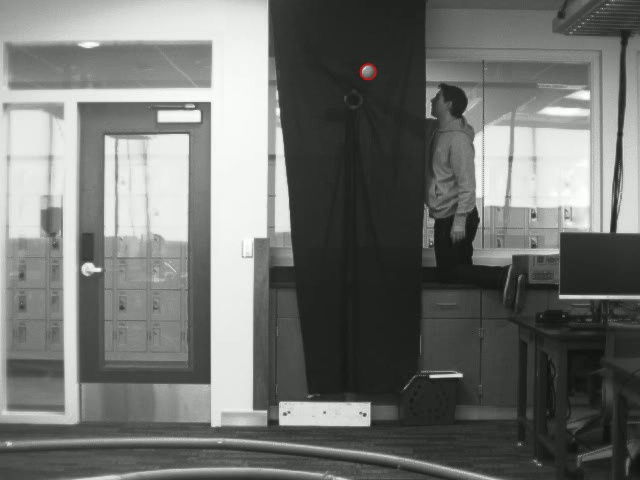
#> input picture Assignment_4/Downloads/LBall_1.jpg, 640 x 480 px, given in place of BaseBall_Pitch_L.avi, which was not available
$ python task_2.py
#> lines starting #> are read from the running program, lines starting #| are printed output that depends on the picture; after the words box and inside, x2 and y2 are one past the last pixel; in counts of white or black regions, pixels touching at a corner belong together; pictures that were not available may be replaced by others from this repository, and a replacement may not be noted
#!/usr/bin/env python3
import cv2
import numpy as np
import imutils
from numpy.core.defchararray import count
from numpy.lib.twodim_base import mask_indices

cap_L = cv2.VideoCapture('Downloads/Baseball Trajectory/BaseBall_Pitch_L.avi')
cap_R = cv2.VideoCapture('Downloads/Baseball Trajectory/BaseBall_Pitch_R.avi')

ret_L, frame_L = cap_L.read()
#> frame_L is the input picture: shape (480, 640, 3); mean B, G, R 112.7, 115.7, 113.7
ret_L, frame_R = cap_L.read()

centerL = (355,98)
centerR = (272,99)
extension = 68

startL = (centerL[0] - extension, centerL[1] - extension)
endL = (centerL[0] + extension, centerL[1] + extension)

startR = (centerR[0] - extension, centerR[1] - extension)
endR = (centerR[0] + extension, centerR[1] + extension)
count = 1
# color = (255, 0, 0)
# thickness = 2
# count = 1

def process_the_image(img, center, extension):
	margin = 30
	extension = extension + margin
	crop = img[center[1] - extension : center[1] + extension, center[0] - extension : center[0] + extension]
	gray = cv2.cvtColor(crop, cv2.COLOR_BGR2GRAY)
	mask = cv2.threshold(gray, 50, 255, cv2.THRESH_BINARY )[1]
	maskedimg = cv2.bitwise_and(gray, gray, mask=mask)
	detected_circles = cv2.HoughCircles(maskedimg, cv2.HOUGH_GRADIENT, 1, 20, param1 = 50,
               param2 = 25, minRadius = 1, maxRadius = 40)
	if detected_circles is not None:
		detected_circles = list(detected_circles[0])
		detected_circles.sort(key=lambda x: x[2])
		print('circle:', detected_circles)
		return detected_circles[-1]
	print()
	return []

def draw_contours(img, contour, center, extension):
	margin = 30
	extension = extension + margin
	if len(contour) > 0:
		a,b,r = contour
		a = int(center[0]-extension + a)
		b = int(center[1]-extension + b)
		cv2.circle(img, (a, b), int(r), (0, 255, 0), 2)
        # cv2.circle(img, (a, b), 1, (0, 0, 255), 3)
	return img

while True:
	count = count + 1
	retL, frameL = cap_L.read()
	retR, frameR = cap_R.read()

	cv2.rectangle(frameL, startL, endL, (255,0,0), 1)
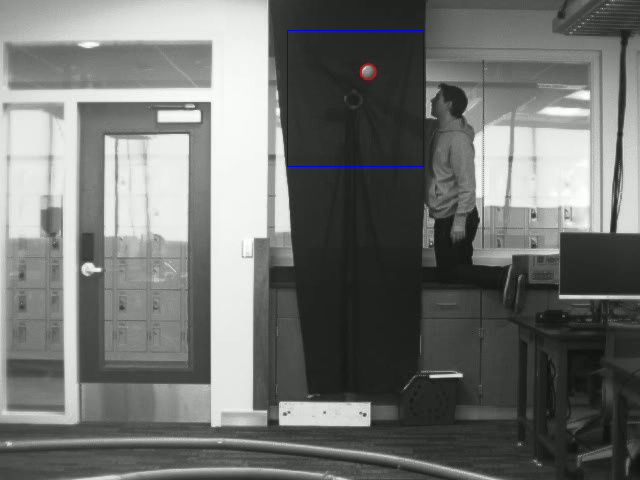
#> frameL: shape (480, 640, 3); 0.18% of pixels changed, all inside (x1, y1, x2, y2) = (287, 30, 424, 167)
	cv2.rectangle(frameR, startR, endR, (255,0,0), 1)
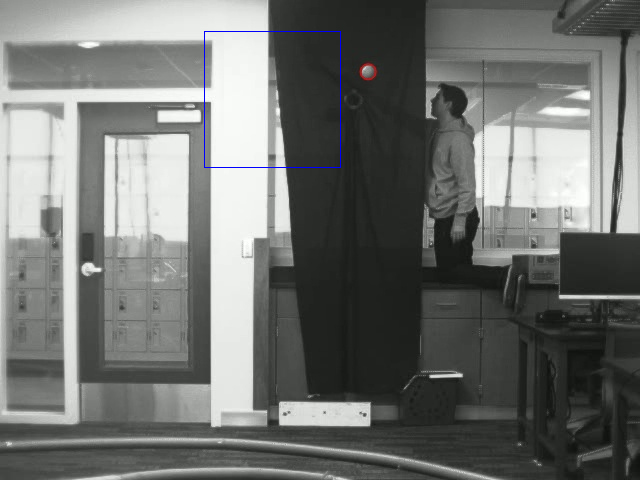
#> frameR: shape (480, 640, 3); 0.18% of pixels changed, all inside (x1, y1, x2, y2) = (204, 31, 341, 168)

	contoursL = process_the_image(frameL, centerL, extension)
#> in process_the_image, `mask = cv2.threshold(gray, 50, 255, cv2.THRESH_BINARY )[1]`:
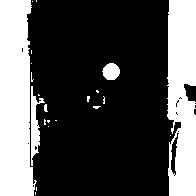
#> mask: shape (196, 196); 30.4% white; 22 white regions (17 under 20 px), largest, box (x1, y1, x2, y2) and area: (0, 0, 37, 196) 5921, (167, 0, 196, 196) 4939, (31, 86, 45, 166) 458, (102, 63, 120, 80) 231, (44, 104, 48, 112) 23
#> in process_the_image, `maskedimg = cv2.bitwise_and(gray, gray, mask=mask)`:
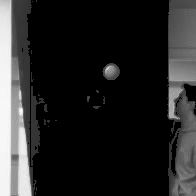
#> maskedimg: shape (196, 196); min 0, max 253, mean 39
#> in process_the_image, `detected_circles = cv2.HoughCircles(maskedimg, cv2.HOUGH_GRADIENT, 1, ..`: detected_circles = [[110.5, 71.5, 8.8]]
#| circle: [array([110.5,  71.5,   8.8], dtype=float32)]
#> contoursL = [110.5, 71.5, 8.8]
	contoursR = process_the_image(frameR, centerR, extension)
#> call 2 of process_the_image, with center = (272, 99), extension = 68
#> in process_the_image (call 2), `crop = img[center[1] - extension : center[1] + extension, center[0] - ..`:
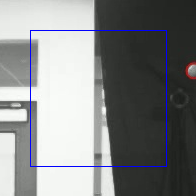
#> crop: shape (196, 196, 3); mean B, G, R 133.9, 133.2, 131.5
#> in process_the_image (call 2), `mask = cv2.threshold(gray, 50, 255, cv2.THRESH_BINARY )[1]`: mask: shape (196, 196); 59.2% white; 8 black regions (7 under 20 px), largest, box (x1, y1, x2, y2) and area: (30, 0, 196, 196) 15672
#> in process_the_image (call 2), `maskedimg = cv2.bitwise_and(gray, gray, mask=mask)`:
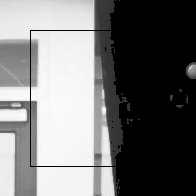
#> maskedimg: shape (196, 196); min 0, max 254, mean 115.8
#> in process_the_image (call 2), `detected_circles = cv2.HoughCircles(maskedimg, cv2.HOUGH_GRADIENT, 1, ..`: detected_circles = None
#> contoursR = []

	frameL = draw_contours(frameL, contoursL, centerL, extension)
#> in draw_contours, `a,b,r = contour`: a = 110.5; b = 71.5; r = 8.8
#> in draw_contours, `a = int(center[0]-extension + a)`: a = 367
#> in draw_contours, `b = int(center[1]-extension + b)`: b = 71
	frameR = draw_contours(frameR, contoursR, centerR, extension)
	imgFinal = cv2.hconcat([frameL, frameR])
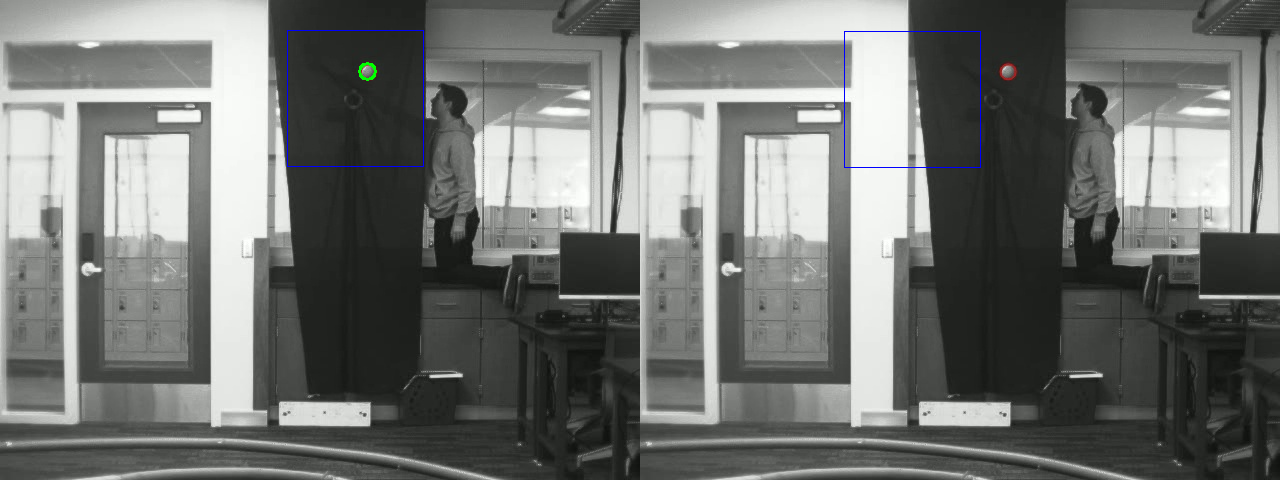
#> imgFinal: shape (480, 1280, 3); mean B, G, R 113, 115.6, 113.5
	cv2.imshow('Ball Detector', imgFinal)
	k = cv2.waitKey(0) & 0xFF
#> (key Esc is pressed here)
	if k == 27:
		cv2.destroyAllWindows()
		break
	if k == 87:
		cv2.imwrite('Ball detector'+str(count), imgFinal)
cv2.destroyAllWindows() # close the window
